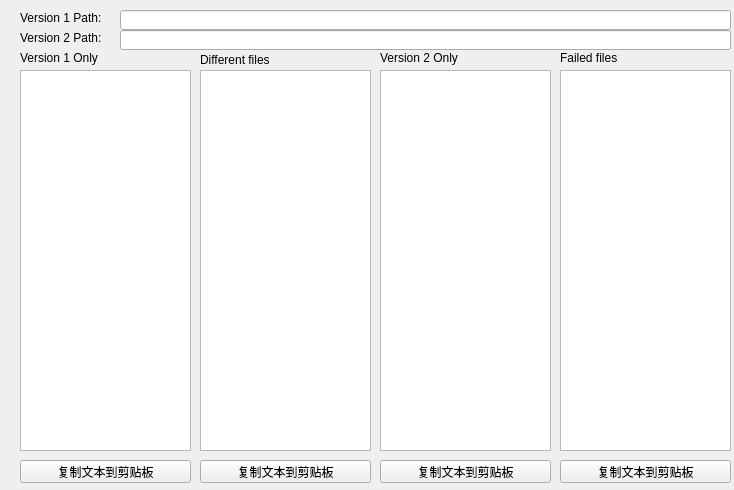
<?xml version="1.0" encoding="UTF-8"?>
<ui version="4.0">
 <class>ResultFrm</class>
 <widget class="QWidget" name="ResultFrm">
  <property name="geometry">
   <rect>
    <x>0</x>
    <y>0</y>
    <width>734</width>
    <height>490</height>
   </rect>
  </property>
  <property name="windowTitle">
   <string>Form</string>
  </property>
  <widget class="QLabel" name="label">
   <property name="geometry">
    <rect>
     <x>20</x>
     <y>50</y>
     <width>91</width>
     <height>16</height>
    </rect>
   </property>
   <property name="text">
    <string>Version 1 Only</string>
   </property>
  </widget>
  <widget class="QListWidget" name="v1List">
   <property name="geometry">
    <rect>
     <x>20</x>
     <y>70</y>
     <width>171</width>
     <height>381</height>
    </rect>
   </property>
  </widget>
  <widget class="QListWidget" name="v2List">
   <property name="geometry">
    <rect>
     <x>380</x>
     <y>70</y>
     <width>171</width>
     <height>381</height>
    </rect>
   </property>
  </widget>
  <widget class="QLabel" name="label_2">
   <property name="geometry">
    <rect>
     <x>380</x>
     <y>50</y>
     <width>91</width>
     <height>16</height>
    </rect>
   </property>
   <property name="text">
    <string>Version 2 Only</string>
   </property>
  </widget>
  <widget class="QListWidget" name="difList">
   <property name="geometry">
    <rect>
     <x>200</x>
     <y>70</y>
     <width>171</width>
     <height>381</height>
    </rect>
   </property>
  </widget>
  <widget class="QLabel" name="label_3">
   <property name="geometry">
    <rect>
     <x>200</x>
     <y>50</y>
     <width>111</width>
     <height>20</height>
    </rect>
   </property>
   <property name="text">
    <string>Different files</string>
   </property>
  </widget>
  <widget class="QListWidget" name="failedList">
   <property name="geometry">
    <rect>
     <x>560</x>
     <y>70</y>
     <width>171</width>
     <height>381</height>
    </rect>
   </property>
  </widget>
  <widget class="QLabel" name="label_4">
   <property name="geometry">
    <rect>
     <x>560</x>
     <y>50</y>
     <width>91</width>
     <height>16</height>
    </rect>
   </property>
   <property name="text">
    <string>Failed files</string>
   </property>
  </widget>
  <widget class="QLabel" name="label_5">
   <property name="geometry">
    <rect>
     <x>20</x>
     <y>10</y>
     <width>111</width>
     <height>16</height>
    </rect>
   </property>
   <property name="text">
    <string>Version 1 Path:</string>
   </property>
  </widget>
  <widget class="QLineEdit" name="v1Edit">
   <property name="geometry">
    <rect>
     <x>120</x>
     <y>10</y>
     <width>611</width>
     <height>20</height>
    </rect>
   </property>
   <property name="readOnly">
    <bool>true</bool>
   </property>
  </widget>
  <widget class="QLineEdit" name="v2Edit">
   <property name="geometry">
    <rect>
     <x>120</x>
     <y>30</y>
     <width>611</width>
     <height>20</height>
    </rect>
   </property>
   <property name="readOnly">
    <bool>true</bool>
   </property>
  </widget>
  <widget class="QLabel" name="label_6">
   <property name="geometry">
    <rect>
     <x>20</x>
     <y>30</y>
     <width>111</width>
     <height>16</height>
    </rect>
   </property>
   <property name="text">
    <string>Version 2 Path:</string>
   </property>
  </widget>
  <widget class="QPushButton" name="cpButton1">
   <property name="geometry">
    <rect>
     <x>20</x>
     <y>460</y>
     <width>171</width>
     <height>23</height>
    </rect>
   </property>
   <property name="text">
    <string>复制文本到剪贴板</string>
   </property>
  </widget>
  <widget class="QPushButton" name="cpButton2">
   <property name="geometry">
    <rect>
     <x>200</x>
     <y>460</y>
     <width>171</width>
     <height>23</height>
    </rect>
   </property>
   <property name="text">
    <string>复制文本到剪贴板</string>
   </property>
  </widget>
  <widget class="QPushButton" name="cpButton3">
   <property name="geometry">
    <rect>
     <x>380</x>
     <y>460</y>
     <width>171</width>
     <height>23</height>
    </rect>
   </property>
   <property name="text">
    <string>复制文本到剪贴板</string>
   </property>
  </widget>
  <widget class="QPushButton" name="cpButton4">
   <property name="geometry">
    <rect>
     <x>560</x>
     <y>460</y>
     <width>171</width>
     <height>23</height>
    </rect>
   </property>
   <property name="text">
    <string>复制文本到剪贴板</string>
   </property>
  </widget>
 </widget>
 <resources/>
 <connections/>
</ui>
